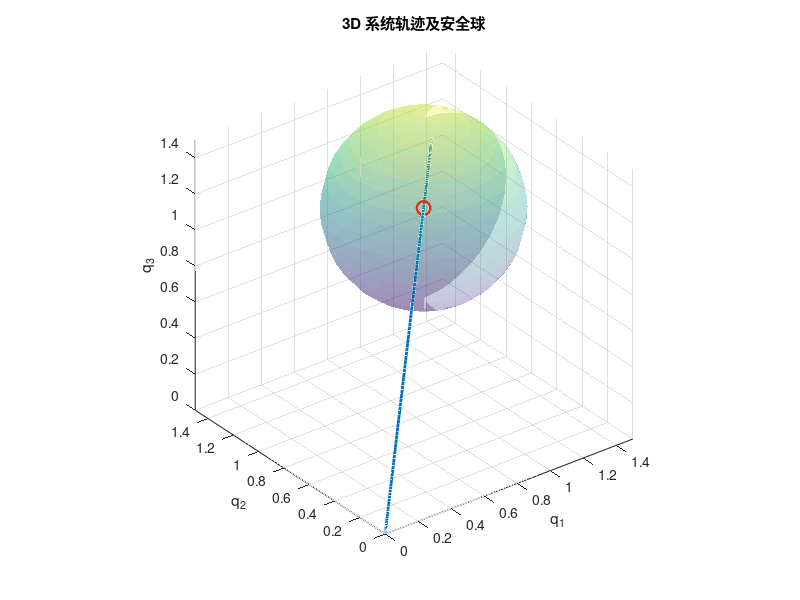
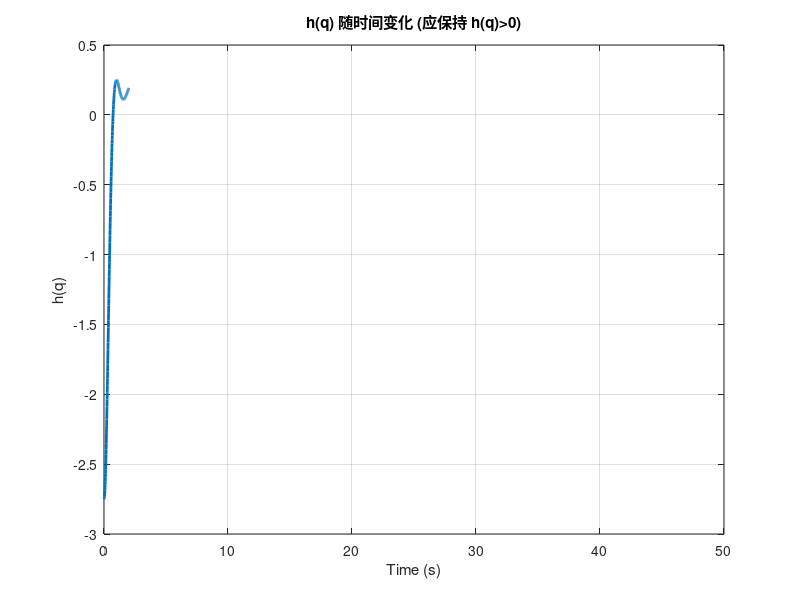
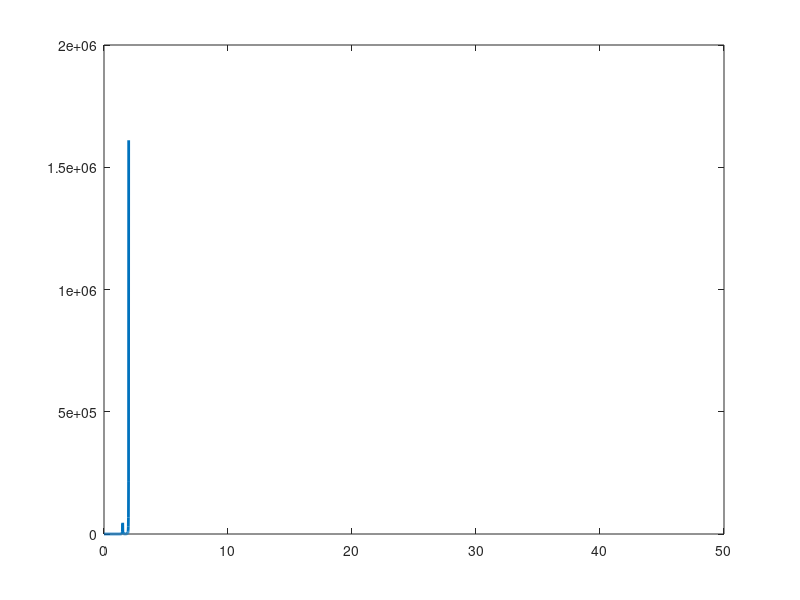

These figures' MATLAB source, in order: (Note: this script raises an error after producing the figures.)
function main_simulation_3d_switch()
    %% 仿真参数设置
    T_end   = 50;         % 仿真总时长（秒）
    dt      = 0.01;       % 时间步长
    tspan   = 0:dt:T_end; % 时间序列
    
    % 状态初始条件：x = [q; qdot]，这里 q, qdot 均为 3 维向量
    x0 = [0; 0; 0; 0; 0; 0];  
    
    % 目标与安全区：安全区为以 p0 为中心，半径 r 的球
    p0 = [1; 1; 1];   % 球心，也是目标点
    r  = 0.5;         % 半径：当 h(q)=r^2 - ||q-p0||^2>0 时，q 处于安全区内
    
    % CBF 相关参数
    alpha0  = 1;   
    alpha1  = 1;
    T_s     = 2;
    T_theta = 1;
    t0_val  = 0;
    c_gain  = 1;
    
    % PD 控制器参数（名义控制器用），3×3 矩阵
    Kp = eye(3)*5;
    Kd = eye(3)*2;
    
    % 其它占位参数（如 GP 相关，这里用占位值）
    beta   = 1;
    gamma  = 1;
    
    % 初始 GP 参数（占位）
    theta_n  = eye(3,1);
    delta_hat = eye(3,1);
    theta_hat = theta_n + delta_hat;
    
    % 历史数据初始化：状态、控制输入、 h(q) 记录
    x_history    = zeros(6, length(tspan));
    tau_history  = zeros(3, length(tspan));
    h_history    = zeros(1, length(tspan));
    switch_vals  = zeros(1, length(tspan)); % 记录每个时刻 S(t) = a_mu + b_h'*tau_n
    tau_choice   = zeros(1, length(tspan)); % 记录采用的控制器类型：1--nominal; 0--安全
    
    x_history(:,1) = x0;
    x_current = x0;
    
    %% 主循环：计算控制、状态更新，并记录判断过程
    for i = 1:length(tspan)
        t = tspan(i);
        
        % 计算当前 q 和 h(q)
        q_current = x_current(1:3);
        h_current = r^2 - norm(q_current - p0)^2;
        h_history(i) = h_current;
        
        % --- 1. 计算 ψ(t,x) ---
        psi_val = psi(t, x_current, p0, r, alpha0, T_s, T_theta, t0_val, c_gain);
        
        % --- 2. 计算 a_h(t,x) ---
        a_h_val = a_h(t, x_current, p0, r, alpha0, T_s, T_theta, t0_val, c_gain);
        
        % --- 3. 计算 b_h(x) ---
        bh = b_h(x_current, p0);  % bh 为 3×1 列向量
        
        % --- 4. 计算 z₁(t)  ---
        T_psi = (T_theta + T_s) / 2;
        z1_t = ( T_psi^2 + c_gain * (((t-t0_val)^2 - (t-t0_val)*T_psi)^2) ) / ((T_psi + t0_val - t)^2);
        
        % --- 5. 计算 a_mu(t,x) ---
        % a_mu = a_h + b_h' * mu_fn(x,theta_hat) - norm(b_h)*(β*σ(x,theta_hat) + γ) + z₁(t)*α₁*ψ(t,x)
        % 这里 mu_fn 返回 3×1 零向量，sigma 返回 0
        a_mu_val = a_h_val + (bh' * mu_fn(x_current, theta_hat)) ...
                   - norm(bh)*(beta * sigma(x_current, theta_hat) + gamma) ...
                   + z1_t * alpha1 * psi_val;
               
        % --- 6. 计算名义控制器 τ_n ---
        tau_n = nominal_controller_PD(x_current, p0, Kp, Kd);
        
        % --- 7. 判断安全性条件，并记录判断值 S(t) ---
        % S(t) = a_mu + b_h' * τ_n
        S_val = a_mu_val + bh' * tau_n;
        switch_vals(i) = S_val;
        
        if (S_val >= 0)
            tau = tau_n;
            tau_choice(i) = 1;  % 表示此时用的是 τ_n
        else
            tau = safe_controller(tau_n, a_mu_val, bh);
            tau_choice(i) = 0;  % 表示此时用的是安全控制器 τ_s
        end
        
        tau_history(:,i) = tau;
        
        % --- 8. 状态更新 ---
        q     = x_current(1:3);
        qdot  = x_current(4:6);
        M_val = M(q);
        C_val = C(x_current);
        g_val = g(q);
        qddot = inv(M_val) * (tau - C_val*qdot - g_val);
        x_dot = [qdot; qddot];
        x_next = x_current + dt * x_dot;
        if i < length(tspan)
            x_history(:,i+1) = x_next;
        end
        x_current = x_next;
    end
    
    %% 绘图
    % 1. 绘制 3D 轨迹及安全球
    figure;
    plot3(x_history(1,:), x_history(2,:), x_history(3,:), 'LineWidth', 2);
    hold on;
    plot3(p0(1), p0(2), p0(3), 'ro', 'MarkerSize', 10, 'LineWidth', 2);
    [Xs, Ys, Zs] = sphere(20);
    surf(r*Xs + p0(1), r*Ys + p0(2), r*Zs + p0(3), 'FaceAlpha', 0.3, 'EdgeColor', 'none');
    xlabel('q_1'); ylabel('q_2'); zlabel('q_3');
    title('3D 系统轨迹及安全球');
    grid on;
    axis equal;
    

    
    % 3. 绘制 h(q) 随时间变化（观察安全区域）
    figure;
    plot(tspan, h_history, 'LineWidth', 2);
    xlabel('Time (s)');
    ylabel('h(q)');
    title('h(q) 随时间变化 (应保持 h(q)>0)');
    grid on;
    
    % 4. 绘制判断过程 S(t) = a_mu + b_h''*tau_n 随时间变化，并标出切换点
    figure;
    plot(tspan, switch_vals, 'LineWidth', 2);
    hold on;
    yline(0, '--r','Threshold 0');
    xlabel('Time (s)');
    ylabel('S(t) = a_{\mu} + b_h^T τ_n');
    title('判断条件 S(t) 随时间变化');
    grid on;
 
    
    fprintf('仿真结束。\n');
end

%% ------- 子函数定义 --------

function psi_val = psi(t, x, p0, r, alpha0, T_s, T_theta, t0_val, c_gain)
    % psi: 计算 ψ(t,x) = (dh/dq)*qdot + z₀(t)*α₀*h(q)
    q    = x(1:3);
    qdot = x(4:6);
    h_q  = r^2 - norm(q - p0)^2;
    dh_dq = -2*(q - p0)';  % 1×3 行向量
    z0_t = ( T_s^2 + c_gain * (((t - t0_val)^2 - (t - t0_val)*T_s)^2) ) / ((T_s + t0_val - t)^2);
    psi_val = dh_dq * qdot + z0_t * alpha0 * h_q;
end

function ah = a_h(t, x, p0, r, alpha0, T_s, T_theta, t0_val, c_gain)
    % a_h: 计算 aₕ(t,x)
    q    = x(1:3);
    qdot = x(4:6);
    h_q  = r^2 - norm(q - p0)^2;
    dh_dq = -2*(q - p0)';   % 1×3
    term1 = -2*(qdot' * qdot);
    
    M_val = M(q);
    C_val = C(x);
    g_val = g(q);
    term2 = - dh_dq * inv(M_val) * (C_val*qdot + g_val);
    



    %denom = (T_s + t0_val - t)^2;
    %if denom < 1e-6
    %   denom = 1e-6;
    %end
    %z0_t = (T_s^2 + c_gain * (((t - t0_val)^2 - (t - t0_val)*T_s)^2)) / denom;

    z0_t = ( T_s^2 + c_gain * (((t - t0_val)^2 - (t - t0_val)*T_s)^2) ) / ((T_s + t0_val - t)^2);
    dt_small = 1e-6;
    z0_t_next = ( T_s^2 + c_gain * ((((t+dt_small) - t0_val)^2 - ((t+dt_small) - t0_val)*T_s)^2) ) / ((T_s + t0_val - (t+dt_small))^2);
    dz0 = (z0_t_next - z0_t) / dt_small;
    
    term3 = z0_t * alpha0 * (dh_dq * qdot);
    term4 = dz0 * alpha0 * h_q;
    ah = term1 + term2 + term3 + term4;
end

function bh = b_h(x, p0)
    % b_h: 计算 bₕ(x) = inv(M(q)')*(dh/dq)'
    q = x(1:3);
    dh_dq = -2*(q - p0)';  % 1×3
    M_val = M(q);
    bh = (M_val') \ (dh_dq');  % 3×1 列向量
end

function tau_n = nominal_controller_PD(x, p0, Kp, Kd)
    % nominal_controller_PD: PD + 重力补偿名义控制器
    q    = x(1:3);
    qdot = x(4:6);
    e    = q - p0;
    M_val = M(q);
    C_val = C(x);
    g_val = g(q);
    u_PD  = - Kp * e - Kd * qdot;
    tau_n = M_val * u_PD + C_val * qdot + g_val;
end

function tau_s = safe_controller(tau_n, a_mu_val, bh)
    % safe_controller: 基于 CBF 调整，保证安全
    n = length(tau_n);
    bh_norm_sq = bh' * bh;
    tau_s = (eye(n) - (bh*bh')/bh_norm_sq)*tau_n - (a_mu_val/bh_norm_sq)*bh;
end

%% 系统动力学及占位模型函数

function M_val = M(q)
    % 简单的 3×3 惯性矩阵
    M_val = eye(3);
end

function C_val = C(x)
    % 简化为零矩阵
    C_val = zeros(3);
end

function g_val = g(q)
    % 重力向量（此处设为零，便于观察控制效果）
    g_val = zeros(3,1);
end

function mu_val = mu_fn(x, theta_hat)
    % 占位函数：返回 3×1 零向量
    mu_val = eye(3,1);
end

function sigma_val = sigma(x, theta_hat)
    % 占位函数
    sigma_val = 1;
end

%% 启动仿真
main_simulation_3d_switch();